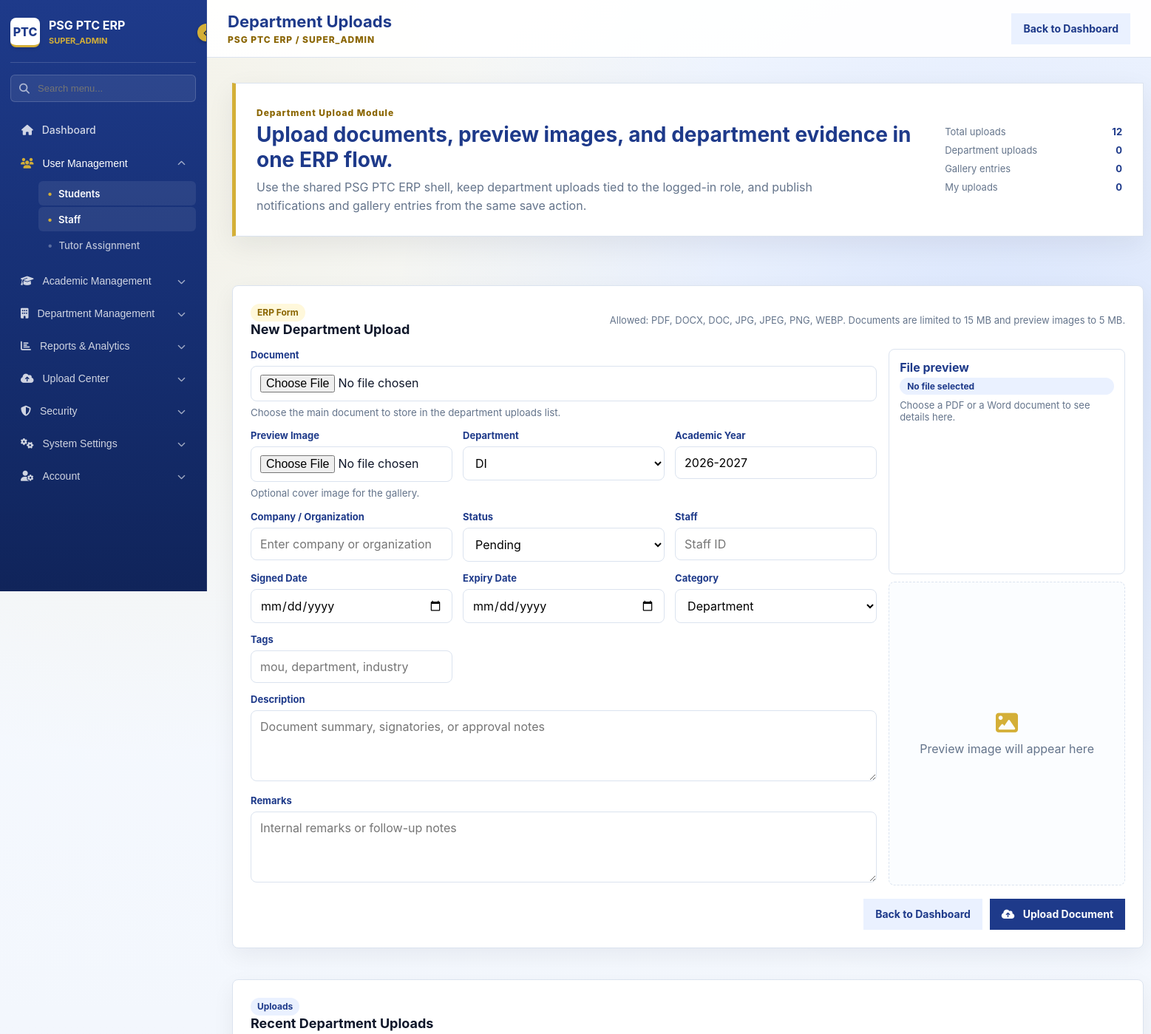
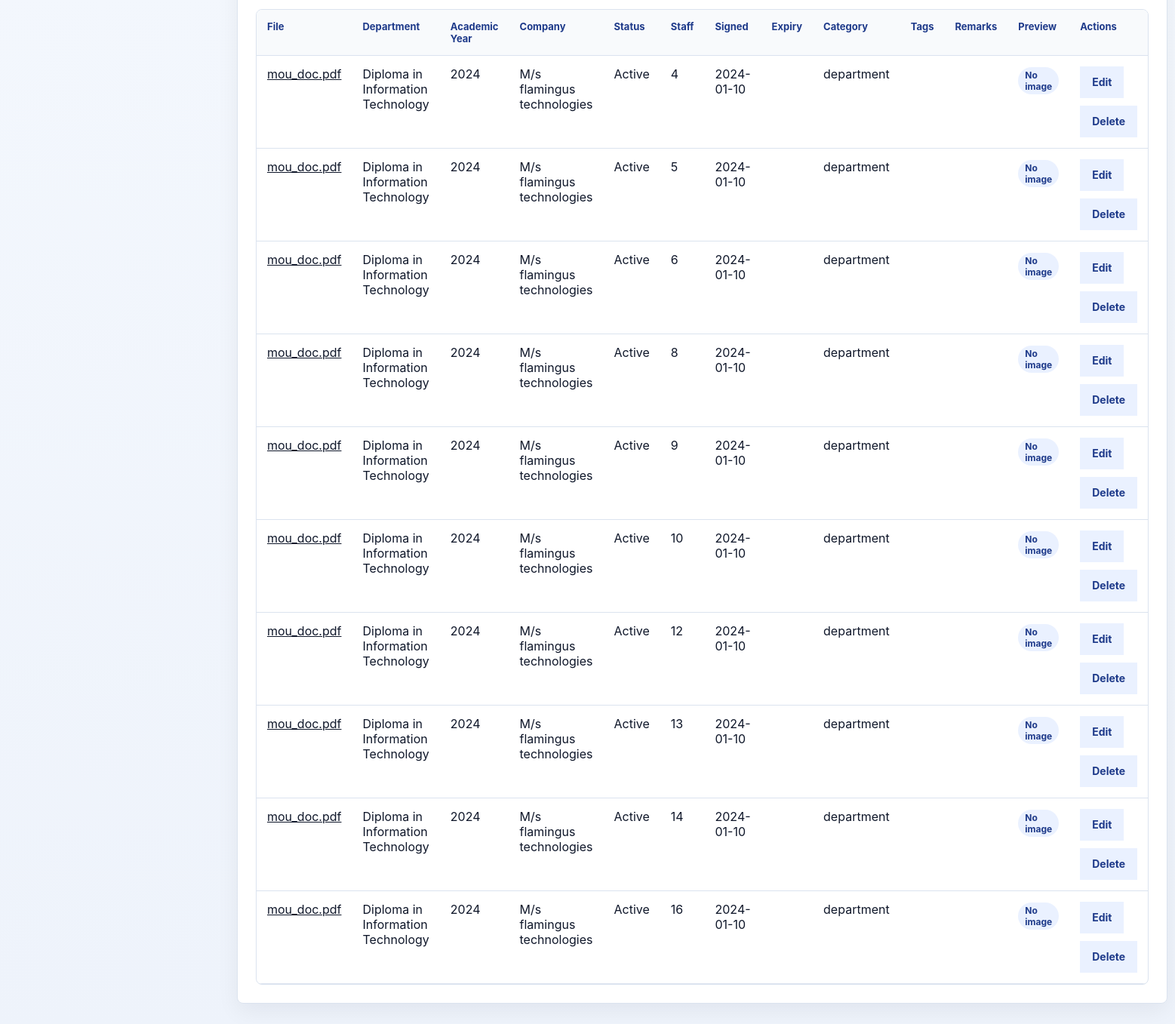
The app's page /upload.php (signed in) with its own data (2 pictures, top to bottom).
### tables this page shows
CREATE TABLE `mou_files` (
  `id` int(11) NOT NULL AUTO_INCREMENT,
  `department` varchar(255) DEFAULT NULL,
  `year` int(11) DEFAULT NULL,
  `company` varchar(255) NOT NULL,
  `status` varchar(50) DEFAULT NULL,
  `filename` varchar(500) DEFAULT NULL,
  `filepath` varchar(500) DEFAULT NULL,
  `image` varchar(500) DEFAULT NULL,
  `upload_date` timestamp NOT NULL DEFAULT current_timestamp(),
  `staff_id` int(11) DEFAULT NULL,
  `sign_date` date DEFAULT NULL,
  PRIMARY KEY (`id`),
  KEY `staff_id` (`staff_id`),
  KEY `idx_company` (`company`),
  KEY `idx_year` (`year`),
  CONSTRAINT `mou_files_ibfk_1` FOREIGN KEY (`staff_id`) REFERENCES `staff_details` (`staff_id`) ON DELETE SET NULL
);

### include/auth.php (called while the page is built, shortened)
<?php
function iqac_normalize_role(string $role): string
{
    $role = strtolower(trim($role));
    return match ($role) {
        'teacher', 'subject_staff' => 'staff',
        'iqac coordinator', 'iqac_coordinator' => 'iqac',
        'superadmin', 'super_admin' => 'super_admin',
        default => $role,
    };
}
function iqac_role_home(string $role): string
{
    $role = iqac_normalize_role($role);
    $currentUser = iqac_current_user();
    return match ($role) {
        'student' => 'dashboard_student.php',
        'staff' => 'dashboard_staff.php',
        'tutor' => 'dashboard_tutor.php',
        'hod', 'iqac', 'admin' => 'dashboard_admin.php',
        'super_admin' => 'dashboard_super.php',
        default => 'login.php',
    };
}
function iqac_effective_role(array $user): string
{
    return iqac_normalize_role((string)($user['role'] ?? ''));
}
function iqac_has_tutor_access(array $user): bool
{
    $role = iqac_normalize_role((string)($user['role'] ?? ''));
    return in_array($role, ['staff', 'tutor'], true)
        && (int)($user['is_tutor'] ?? 0) === 1
        && trim((string)($user['batch'] ?? '')) !== ''
        && trim((string)($user['semester'] ?? '')) !== ''
        && trim((string)($user['section'] ?? '')) !== ''
        && (int)($user['tutor_assigned_students'] ?? 0) > 0;
}
function iqac_table_exists(mysqli $conn, string $table): bool
{
    $stmt = $conn->prepare('SELECT COUNT(*) AS found FROM information_schema.TABLES WHERE TABLE_SCHEMA = DATABASE() AND TABLE_NAME = ?');
    $stmt->bind_param('s', $table);
    $stmt->execute();
    $row = $stmt->get_result()->fetch_assoc();
    return (int)($row['found'] ?? 0) > 0;
}
function iqac_current_user(): ?array
{
    return [
        'id' => (int)$_SESSION['user_id'],
        'username' => (string)($_SESSION['username'] ?? ''),
        'role' => iqac_normalize_role((string)$_SESSION['role']),
        'effective_role' => iqac_normalize_role((string)($_SESSION['effective_role'] ?? $_SESSION['role'])),
        'department' => (string)($_SESSION['department'] ?? ''),
        'semester' => (string)($_SESSION['semester'] ?? ''),
        'section' => (string)($_SESSION['section'] ?? ''),
        'batch' => (string)($_SESSION['batch'] ?? ''),
        'is_tutor' => (int)($_SESSION['is_tutor'] ?? 0),
        'tutor_assigned_students' => (int)($_SESSION['tutor_assigned_students'] ?? 0),
        'staff_id' => (int)($_SESSION['staff_id'] ?? 0),
        'student_id' => (int)($_SESSION['student_id'] ?? 0),
        'approval_status' => (string)($_SESSION['approval_status'] ?? ''),
        'admission_approved' => (int)($_SESSION['admission_approved'] ?? 0),
        'first_login' => (int)($_SESSION['first_login'] ?? 0),
        'force_password_change' => (int)($_SESSION['force_password_change'] ?? 0),
    ];
}
function iqac_require_login(array $roles = []): array
{
    $timedOut = isset($_SESSION['last_activity']) && (time() - (int)$_SESSION['last_activity']) > IQAC_SESSION_TIMEOUT;
    $agentChanged = isset($_SESSION['user_agent_hash']) && $_SESSION['user_agent_hash'] !== hash('sha256', $_SERVER['HTTP_USER_AGENT'] ?? '');
    $user = iqac_current_user();
    $roles = array_map('iqac_normalize_role', $roles);
    return $user;
}
?>

### upload.php (the view, shortened to what this page needs)
<?php
require_once __DIR__ . '/include/auth.php';
require_once __DIR__ . '/include/navigation.php';
$user = iqac_require_login(['staff', 'tutor', 'hod', 'iqac', 'admin', 'super_admin']);
$role = iqac_effective_role($user);
$isFullAccess = in_array($role, ['admin', 'super_admin'], true);
$staffId = (int)($_SESSION['staff_id'] ?? 0);
$currentDepartment = trim((string)($user['department'] ?? ($_SESSION['department'] ?? '')));
$defaultAcademicYear = date('n') >= 6 ? date('Y') . '-' . ((int)date('Y') + 1) : ((int)date('Y') - 1) . '-' . date('Y');
$departmentOptions = [];
if (iqac_table_exists($conn, 'mou_files')) {
  $result = $conn->query("SELECT DISTINCT department FROM mou_files WHERE department IS NOT NULL AND department <> '' ORDER BY department");
  if ($result) {
    while ($row = $result->fetch_assoc()) {
      $departmentOptions[] = (string)$row['department'];
    }
  }
}
if ($currentDepartment !== '' && !in_array($currentDepartment, $departmentOptions, true)) {
  array_unshift($departmentOptions, $currentDepartment);
}
$documentRoot = __DIR__ . '/uploads';
$metaDir = $documentRoot . '/mou_meta';
function upload_meta_path(string $metaDir, int $uploadId): string
{
  return rtrim($metaDir, '/\\') . DIRECTORY_SEPARATOR . $uploadId . '.json';
}
function upload_count(mysqli $conn, string $sql, string $types = '', array $params = []): int
{
  $result = $conn->query($sql);
  $row = $result->fetch_assoc();
  return (int)($row['count_value'] ?? 0);
}
$files = [];
$result = $conn->query('SELECT * FROM mou_files ORDER BY upload_date DESC LIMIT 10');
if ($result) {
  while ($row = $result->fetch_assoc()) {
    $metaPath = upload_meta_path($metaDir, (int)$row['id']);
    $row['meta'] = is_file($metaPath) ? json_decode((string)file_get_contents($metaPath), true) : [];
    $files[] = $row;
  }
}
$totalUploads = iqac_table_exists($conn, 'mou_files') ? upload_count($conn, 'SELECT COUNT(*) AS count_value FROM mou_files') : 0;
$departmentUploads = 0;
if ($currentDepartment !== '' && iqac_table_exists($conn, 'mou_files')) {
  $stmt = $conn->prepare('SELECT COUNT(*) AS count_value FROM mou_files WHERE department = ?');
  if ($stmt) {
    $stmt->bind_param('s', $currentDepartment);
    $stmt->execute();
    $departmentUploads = (int)($stmt->get_result()->fetch_assoc()['count_value'] ?? 0);
  }
}
$galleryUploads = iqac_table_exists($conn, 'gallery_images') ? upload_count($conn, "SELECT COUNT(*) AS count_value FROM gallery_images WHERE category = 'department'") : 0;
$myUploads = $staffId > 0 && iqac_table_exists($conn, 'mou_files') ? upload_count($conn, 'SELECT COUNT(*) AS count_value FROM mou_files WHERE staff_id = ?', 'i', [$staffId]) : 0;
$backLink = htmlspecialchars(iqac_role_home($role));
$roleLabel = strtoupper($role);
$pageTitle = 'Department Uploads';
?>
<!DOCTYPE html>
<html lang="en">
<head>
<link rel="stylesheet" href="assets/erp.css">
<link rel="stylesheet" href="https://cdnjs.cloudflare.com/ajax/libs/font-awesome/6.4.0/css/all.min.css">
</head>
<body>
<div class="erp-layout">
  <main class="erp-main">
    <header class="erp-topbar">
      <div>
        <h1><?= htmlspecialchars($pageTitle) ?></h1>
        <div class="eyebrow">PSG PTC ERP / <?= htmlspecialchars($roleLabel) ?></div>
      </div>
      <div class="toolbar-actions">
        <a class="secondary-btn" href="<?= $backLink ?>">Back to Dashboard</a>
      </div>
    </header>
    <div class="erp-content upload-shell">
      <section class="role-hero">
        <div>
          <span class="eyebrow">Department Upload Module</span>
          <h2>Upload documents, preview images, and department evidence in one ERP flow.</h2>
          <p>Use the shared PSG PTC ERP shell, keep department uploads tied to the logged-in role, and publish notifications and gallery entries from the same save action.</p>
        </div>
        <div class="progress-stack">
          <div><span>Total uploads</span><strong><?= (int)$totalUploads ?></strong></div>
          <div><span>Department uploads</span><strong><?= (int)$departmentUploads ?></strong></div>
          <div><span>Gallery entries</span><strong><?= (int)$galleryUploads ?></strong></div>
          <div><span>My uploads</span><strong><?= (int)$myUploads ?></strong></div>
        </div>
      </section>
      <section class="panel">
        <div class="panel-header">
          <div>
            <span class="badge gold">ERP Form</span>
            <h2>New Department Upload</h2>
          </div>
          <div class="upload-note">Allowed: PDF, DOCX, DOC, JPG, JPEG, PNG, WEBP. Documents are limited to 15 MB and preview images to 5 MB.</div>
        </div>
        <form class="erp-form" method="post" enctype="multipart/form-data">
          <div class="upload-preview">
            <div class="form-grid">
              <label class="wide">
                <span>Document</span>
                <input id="documentInput" type="file" name="document" accept=".pdf,.doc,.docx" required>
                <small>Choose the main document to store in the department uploads list.</small>
              </label>
              <label>
                <span>Preview Image</span>
                <input id="imageInput" type="file" name="preview_image" accept=".jpg,.jpeg,.png,.webp">
                <small>Optional cover image for the gallery.</small>
              </label>
              <label>
                <span>Department</span>
                <?php if ($isFullAccess): ?>
                  <select name="department" required>
                    <?php foreach ($departmentOptions as $department): ?>
                      <option value="<?= htmlspecialchars($department) ?>" <?= $department === $currentDepartment ? 'selected' : '' ?>><?= htmlspecialchars($department) ?></option>
                    <?php endforeach; ?>
                  </select>
                <?php else: ?>
                  <input type="text" value="<?= htmlspecialchars($currentDepartment !== '' ? $currentDepartment : 'Assigned Department') ?>" readonly>
                <?php endif; ?>
              </label>
              <label>
                <span>Academic Year</span>
                <input type="text" name="academic_year" value="<?= htmlspecialchars($defaultAcademicYear) ?>" placeholder="2024-2025" required>
              </label>
              <label>
                <span>Company / Organization</span>
                <input type="text" name="company" placeholder="Enter company or organization" required>
              </label>
              <label>
                <span>Status</span>
                <select name="status" required>
                  <option value="Pending">Pending</option>
                </select>
              </label>
              <label>
                <span>Staff</span>
                <?php if ($isFullAccess): ?>
                  <input type="text" name="staff_id" value="<?= $staffId > 0 ? (string)$staffId : '' ?>" placeholder="Staff ID">
                <?php else: ?>
                  <input type="text" value="<?= $staffId > 0 ? (string)$staffId : 'Assigned staff profile' ?>" readonly>
                  <input type="hidden" name="staff_id" value="<?= $staffId > 0 ? (string)$staffId : '' ?>">
                <?php endif; ?>
              </label>
              <label>
                <span>Signed Date</span>
                <input type="date" name="sign_date" required>
              </label>
              <label>
                <span>Expiry Date</span>
                <input type="date" name="expiry_date">
              </label>
              <label>
                <span>Category</span>
                <select name="category">
                  <option value="department" selected>Department</option>
                </select>
              </label>
              <label>
                <span>Tags</span>
                <input type="text" name="tags" placeholder="mou, department, industry">
              </label>
              <label class="wide">
                <span>Description</span>
                <textarea name="description" placeholder="Document summary, signatories, or approval notes"></textarea>
              </label>
              <label class="wide">
                <span>Remarks</span>
                <textarea name="remarks" placeholder="Internal remarks or follow-up notes"></textarea>
              </label>
            </div>
            <div class="preview-info">
              <div class="preview-card">
                <strong>File preview</strong>
                <div id="documentStatus" class="document-meta">
                  <span class="file-pill">No file selected</span>
                  <span>Choose a PDF or a Word document to see details here.</span>
                </div>
              </div>
              <div class="preview-box" id="imagePreview">
                <div>
                  <i class="fa-solid fa-image" style="font-size: 30px; color: var(--gold);"></i>
                  <div style="margin-top: 10px;">Preview image will appear here</div>
                </div>
              </div>
            </div>
          </div>
          <div class="stack-actions">
            <a class="secondary-btn" href="<?= $backLink ?>">Back to Dashboard</a>
            <button class="primary-btn" type="submit"><i class="fa-solid fa-cloud-arrow-up"></i>&nbsp;Upload Document</button>
          </div>
        </form>
      </section>
      <section class="panel">
        <div class="panel-header">
          <div>
            <span class="badge">Uploads</span>
            <h2>Recent Department Uploads</h2>
          </div>
        </div>
        <div class="table-wrap">
          <table class="erp-table interactive-table">
            <thead>
              <tr>
                <th>File</th>
                <th>Department</th>
                <th>Academic Year</th>
                <th>Company</th>
                <th>Status</th>
                <th>Staff</th>
                <th>Signed</th>
                <th>Expiry</th>
                <th>Category</th>
                <th>Tags</th>
                <th>Remarks</th>
                <th>Preview</th>
                <th>Actions</th>
              </tr>
            </thead>
            <tbody>
              <?php foreach ($files as $file): ?>
                <?php $meta = is_array($file['meta'] ?? null) ? $file['meta'] : []; ?>
                <tr>
                  <td><a href="<?= htmlspecialchars((string)($file['filepath'] ?? '')) ?>" target="_blank"><?= htmlspecialchars((string)($file['filename'] ?? 'Document')) ?></a></td>
                  <td><?= htmlspecialchars((string)($file['department'] ?? '')) ?></td>
                  <td><?= htmlspecialchars((string)($meta['academic_year'] ?? (string)($file['year'] ?? ''))) ?></td>
                  <td><?= htmlspecialchars((string)($file['company'] ?? '')) ?></td>
                  <td><?= htmlspecialchars((string)($file['status'] ?? '')) ?></td>
                  <td><?= htmlspecialchars((string)($file['staff_id'] ?? '')) ?></td>
                  <td><?= htmlspecialchars((string)($file['sign_date'] ?? '')) ?></td>
                  <td><?= htmlspecialchars((string)($meta['expiry_date'] ?? '')) ?></td>
                  <td><?= htmlspecialchars((string)($meta['category'] ?? 'department')) ?></td>
                  <td><?= htmlspecialchars((string)($meta['tags'] ?? '')) ?></td>
                  <td><?= htmlspecialchars((string)($meta['remarks'] ?? '')) ?></td>
                  <td>
                    <?php if (!empty($file['image'])): ?>
                      <img class="thumbnail" src="<?= htmlspecialchars((string)$file['image']) ?>" alt="Preview">
                    <?php else: ?>
                      <span class="badge">No image</span>
                    <?php endif; ?>
                  </td>
                  <td>
                    <?php if ($isFullAccess): ?>
                      <div class="toolbar-actions">
                        <a class="secondary-btn" href="edit.php?id=<?= (int)$file['id'] ?>">Edit</a>
                        <a class="secondary-btn" href="upload.php?action=delete&id=<?= (int)$file['id'] ?>" onclick="return confirm('Delete this record?');">Delete</a>
                      </div>
                    <?php else: ?>
                      <span class="badge">View only</span>
                    <?php endif; ?>
                  </td>
                </tr>
              <?php endforeach; ?>
            </tbody>
          </table>
        </div>
      </section>
    </div>
  </main>
</div>
</body>
</html>

### records on screen
mou_files: filename "mou_doc.pdf", department "Diploma in Information Technology", year "2024", company "M/s flamingus technologies", status "Active", staff "4", sign_date "2024-01-10", category "department", shows "No image"
mou_files: filename "mou_doc.pdf", department "Diploma in Information Technology", year "2024", company "M/s flamingus technologies", status "Active", staff "5", sign_date "2024-01-10", category "department", shows "No image"
mou_files: filename "mou_doc.pdf", department "Diploma in Information Technology", year "2024", company "M/s flamingus technologies", status "Active", staff "6", sign_date "2024-01-10", category "department", shows "No image"
mou_files: filename "mou_doc.pdf", department "Diploma in Information Technology", year "2024", company "M/s flamingus technologies", status "Active", staff "8", sign_date "2024-01-10", category "department", shows "No image"
mou_files: filename "mou_doc.pdf", department "Diploma in Information Technology", year "2024", company "M/s flamingus technologies", status "Active", staff "9", sign_date "2024-01-10", category "department", shows "No image"
mou_files: filename "mou_doc.pdf", department "Diploma in Information Technology", year "2024", company "M/s flamingus technologies", status "Active", staff "10", sign_date "2024-01-10", category "department", shows "No image"
mou_files: filename "mou_doc.pdf", department "Diploma in Information Technology", year "2024", company "M/s flamingus technologies", status "Active", staff "12", sign_date "2024-01-10", category "department", shows "No image"
mou_files: filename "mou_doc.pdf", department "Diploma in Information Technology", year "2024", company "M/s flamingus technologies", status "Active", staff "13", sign_date "2024-01-10", category "department", shows "No image"
mou_files: filename "mou_doc.pdf", department "Diploma in Information Technology", year "2024", company "M/s flamingus technologies", status "Active", staff "14", sign_date "2024-01-10", category "department", shows "No image"
mou_files: filename "mou_doc.pdf", department "Diploma in Information Technology", year "2024", company "M/s flamingus technologies", status "Active", staff "16", sign_date "2024-01-10", category "department", shows "No image"

### other values on screen
$roleLabel "SUPER_ADMIN"
$label "Dashboard"
$categoryName "User Management"
$label "Students"
$label "Staff"
$label "Tutor Assignment"
$categoryName "Academic Management"
$categoryName "Department Management"
$categoryName "Reports & Analytics"
$categoryName "Upload Center"
$categoryName "Security"
$categoryName "System Settings"
$categoryName "Account"
$pageTitle "Department Uploads"
$totalUploads "12"
